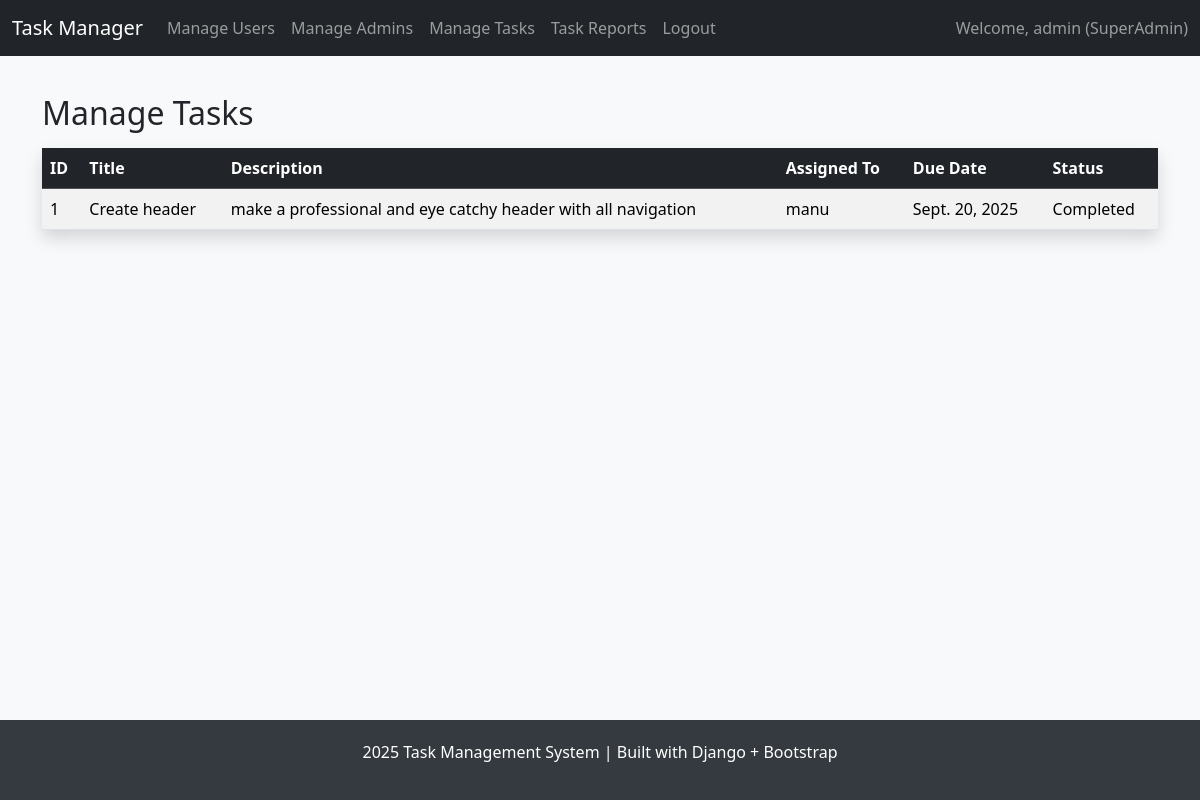
/manage-tasks/ (signed in), run on the app's committed database.
### accounts/models.py (models this page shows, shortened)
class User(AbstractUser):
    ROLE_CHOICES = (
        ("SuperAdmin", "SuperAdmin"),
        ("Admin", "Admin"),
        ("User", "User"),
    )
    role = models.CharField(max_length=20, choices=ROLE_CHOICES, default="User")
    assigned_admin = models.ForeignKey(
        "self", null=True, blank=True, on_delete=models.SET_NULL, related_name="managed_users",
        limit_choices_to={"role": "Admin"}
    )

### task/models.py (models this page shows, shortened)
class Task(models.Model):
    STATUS_PENDING = "Pending"
    STATUS_IN_PROGRESS = "In Progress"
    STATUS_COMPLETED = "Completed"
    STATUS_CHOICES = [
        (STATUS_PENDING, "Pending"),
        (STATUS_IN_PROGRESS, "In Progress"),
        (STATUS_COMPLETED, "Completed"),
    ]
    title = models.CharField(max_length=255)
    description = models.TextField()
    assigned_to = models.ForeignKey(settings.AUTH_USER_MODEL, on_delete=models.CASCADE, related_name="tasks")
    due_date = models.DateField(null=True, blank=True)
    status = models.CharField(max_length=20, choices=STATUS_CHOICES, default=STATUS_PENDING)
    completion_report = models.TextField(blank=True, null=True)
    worked_hours = models.DecimalField(max_digits=6, decimal_places=2, null=True, blank=True)
    created_at = models.DateTimeField(auto_now_add=True)
    updated_at = models.DateTimeField(auto_now=True)

### adminpanel/views.py (the view)
# urls.py: path("manage-tasks/", views.manage_tasks, name="manage_tasks"),
@login_required
def manage_tasks(request):
    if request.user.role != "SuperAdmin":
        return redirect("dashboard")
    tasks = Task.objects.all()
    return render(request, "adminpanel/manage_tasks.html", {"tasks": tasks})

### adminpanel/templates/adminpanel/manage_tasks.html (shortened to what this page needs)
{% extends "adminpanel/base.html" %}
{% block content %}
<h2 class="mb-3">Manage Tasks</h2>
<table class="table table-striped shadow">
  <thead class="table-dark">
    <tr>
      <th>ID</th><th>Title</th><th>Description</th><th>Assigned To</th><th>Due Date</th><th>Status</th>
    </tr>
  </thead>
  <tbody>
    {% for task in tasks %}
    <tr>
      <td>{{ task.id }}</td>
      <td>{{ task.title }}</td>
      <td>{{ task.description }}</td>
      <td>{{ task.assigned_to.username }}</td>
      <td>{{ task.due_date }}</td>
      <td>{{ task.status }}</td>
    </tr>
    {% empty %}
    <tr><td colspan="6" class="text-center">No tasks found</td></tr>
    {% endfor %}
  </tbody>
</table>
{% endblock %}

### adminpanel/templates/adminpanel/base.html (shortened to what this page needs)
<!DOCTYPE html>
<html lang="en">
<head>
  <link href="https://cdn.jsdelivr.net/npm/bootstrap@5.3.2/dist/css/bootstrap.min.css" rel="stylesheet">
</head>
<body>
  <nav class="navbar navbar-expand-lg navbar-dark bg-dark fixed-top">
    <div class="container-fluid">
      <a class="navbar-brand" href="{% url 'dashboard' %}">Task Manager</a>
      <div class="collapse navbar-collapse" id="navbarNav">
        <ul class="navbar-nav me-auto">
          {% if user.is_authenticated %}
            {% if user.role == "SuperAdmin" %}
              <li class="nav-item"><a class="nav-link" href="{% url 'manage_users' %}">Manage Users</a></li>
              <li class="nav-item"><a class="nav-link" href="{% url 'manage_admins' %}">Manage Admins</a></li>
              <li class="nav-item"><a class="nav-link" href="{% url 'manage_tasks' %}">Manage Tasks</a></li>
              <li class="nav-item"><a class="nav-link" href="{% url 'task_reports' %}">Task Reports</a></li>
            {% elif user.role == "Admin" %}
              <li class="nav-item"><a class="nav-link" href="{% url 'task_list' %}">My Tasks</a></li>
              <li class="nav-item"><a class="nav-link" href="{% url 'user_list' %}">My Users</a></li>
            {% endif %}
            <li class="nav-item"><a class="nav-link" href="{% url 'logout' %}">Logout</a></li>
          {% endif %}
        </ul>
        {% if user.is_authenticated %}
          <span class="navbar-text">Welcome, {{ user.username }} ({{ user.role }})</span>
        {% endif %}
      </div>
    </div>
  </nav>
  <main class="container py-4">
    {% block content %}{% endblock %}
  </main>
  <footer>
    <p>2025 Task Management System | Built with Django + Bootstrap</p>
  </footer>
</body>
</html>

### adminpanel/templates/adminpanel/base.html (style rules this page uses)
body { min-height: 100vh; display: flex; flex-direction: column; background-color: #f8f9fa; padding-top: 70px; }
main { flex: 1; }
footer { margin-top: auto; padding: 20px; background: #343a40; color: white; text-align: center; }

### data on the page
User: username "admin", role "SuperAdmin"
Task: id "1", title "Create header", description "make a professional and eye catchy header with all navigation", assigned_to.username "manu", due_date "Sept. 20, 2025", status "Completed"
